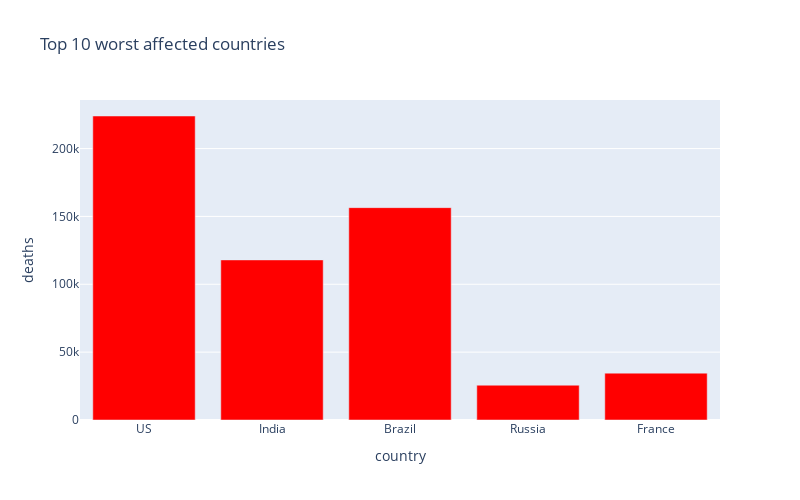

The cell this chart's notebook holds for it:
### Code cell
# TOP 5 COUNTRY WITH MOST NUMBER OF DEATH
px.bar(
    sorted_country_df.head(5),
    x = "country",
    y = "deaths",
    title= "Top 10 worst affected countries", # the axis names
    color_discrete_sequence=["red"], 
    height=500,
    width=800
)

### Figure 1 — Plotly figure (JSON) as saved in the notebook; plotly's stock layout.template omitted (floating-point values rounded to 4 significant figures)
{"data": [{"alignmentgroup": "True", "hovertemplate": "country=%{x}<br>deaths=%{y}<extra></extra>", "legendgroup": "", "marker": {"color": "red"}, "name": "", "offsetgroup": "", "orientation": "v", "showlegend": false, "textposition": "auto", "type": "bar", "x": ["US", "India", "Brazil", "Russia", "France"], "xaxis": "x", "y": [223995, 117956, 156471, 25647, 34536], "yaxis": "y"}], "layout": {"barmode": "relative", "height": 500, "legend": {"tracegroupgap": 0}, "title": {"text": "Top 10 worst affected countries"}, "width": 800, "xaxis": {"anchor": "y", "domain": [0, 1], "title": {"text": "country"}}, "yaxis": {"anchor": "x", "domain": [0, 1], "title": {"text": "deaths"}}}}
